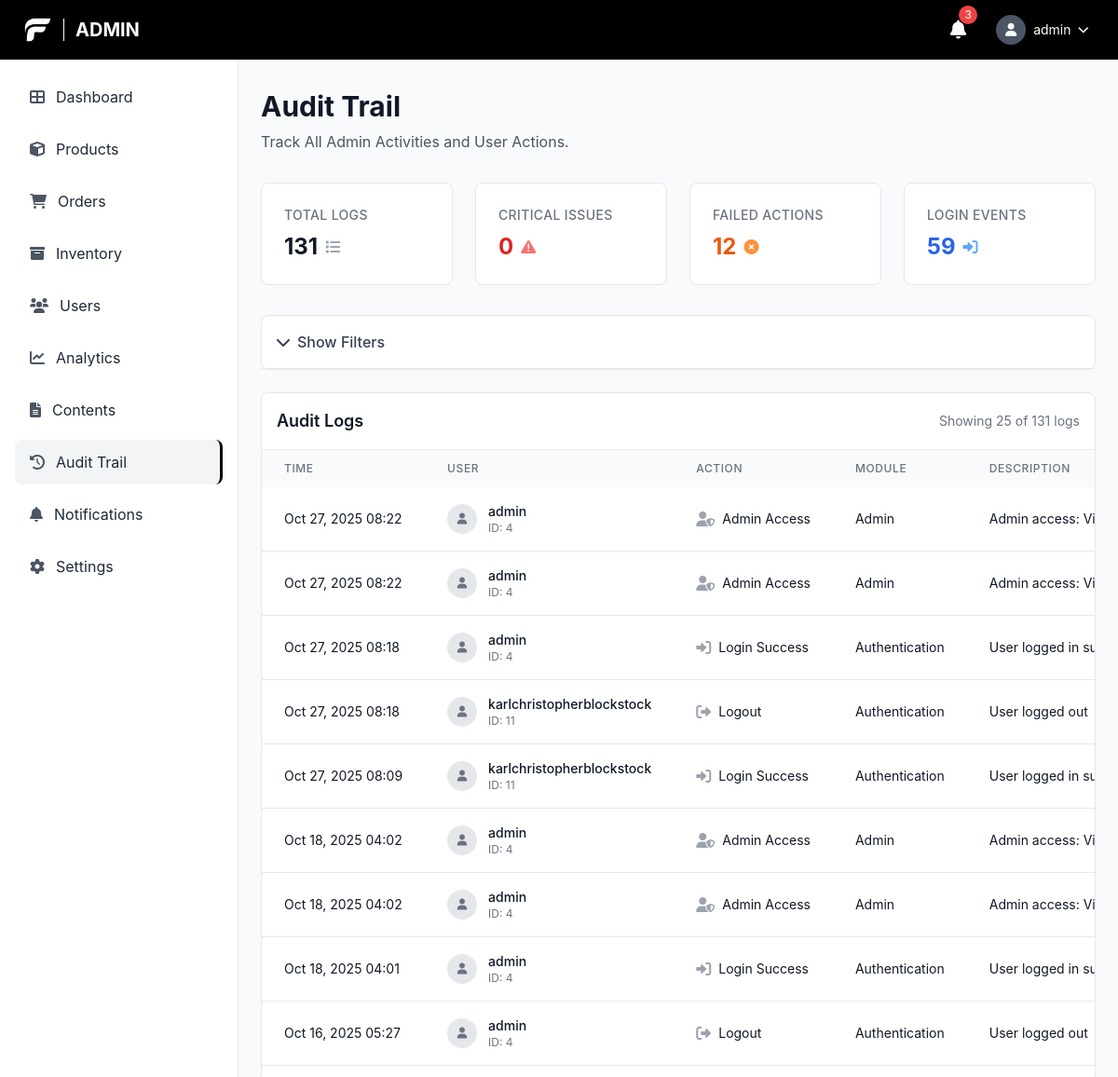
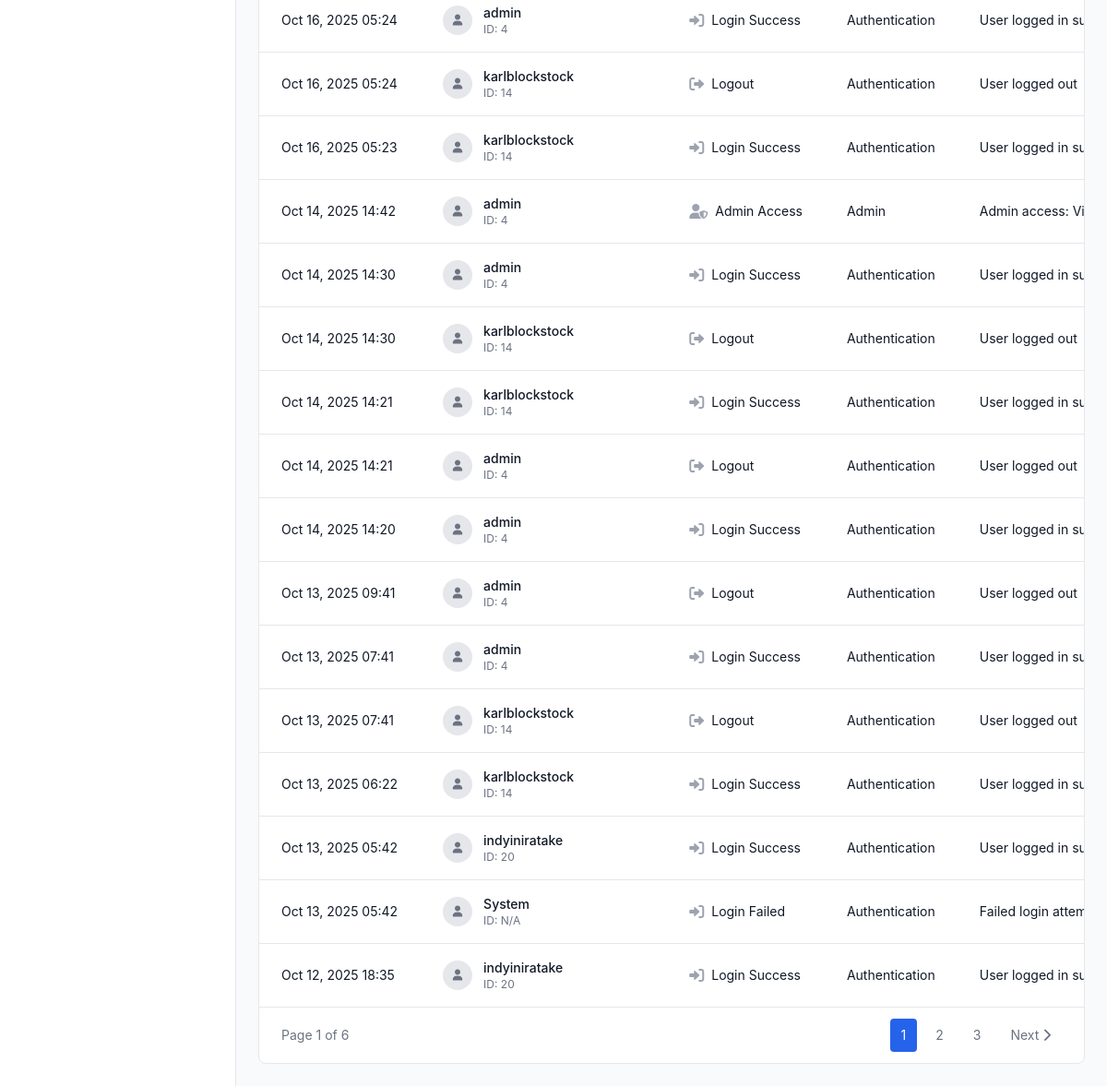
/admin/audit_logs.php (signed in), run on the app's committed database (2 pictures, top to bottom).
### tables this page shows
CREATE TABLE `audit_logs` (
  `audit_id` bigint(20) UNSIGNED NOT NULL,
  `user_id` bigint(20) UNSIGNED DEFAULT NULL COMMENT 'ID of the user who performed the action',
  `username` varchar(100) DEFAULT NULL COMMENT 'Username for quick reference',
  `action_type` enum('login_success','login_failed','logout','password_change','password_reset_request','password_reset_complete','profile_update','user_create','user_update','user_delete','user_status_change','product_create','product_update','product_delete','product_status_change','inventory_adjustment','order_create','order_update','order_status_change','order_cancel','order_refund','payment_process','payment_refund','promo_create','promo_update','promo_delete','promo_status_change','category_create','category_update','category_delete','subcategory_create','subcategory_update','subcategory_delete','shipping_fee_update','system_settings_change','admin_access','data_export','data_import','content_create','content_update','content_delete','content_archive','content_publish','other') NOT NULL COMMENT 'Type of action performed',
  `module` varchar(50) NOT NULL COMMENT 'Module/feature where action occurred (e.g., users, products, orders)',
  `description` text NOT NULL COMMENT 'Detailed description of the action',
  `old_values` longtext DEFAULT NULL COMMENT 'JSON of old values before change',
  `new_values` longtext DEFAULT NULL COMMENT 'JSON of new values after change',
  `ip_address` varchar(45) DEFAULT NULL COMMENT 'IP address of the user',
  `user_agent` text DEFAULT NULL COMMENT 'User agent string',
  `reference_id` bigint(20) UNSIGNED DEFAULT NULL COMMENT 'ID of the record being modified (e.g., product_id, order_id)',
  `reference_type` varchar(50) DEFAULT NULL COMMENT 'Type of reference (e.g., product, order, user)',
  `severity` enum('low','medium','high','critical') NOT NULL DEFAULT 'low' COMMENT 'Severity level of the action',
  `status` enum('success','failed','warning') NOT NULL DEFAULT 'success' COMMENT 'Status of the action',
  `created_at` timestamp NOT NULL DEFAULT current_timestamp()
);

### admin/audit_logs.php (the view, shortened to what the rows shown need)
<?php
require_once '../config/database.php';
require_once '../config/audit_logger.php';
$auditLogger = new AuditLogger();
$auditLogger->logAdminAccess('Viewed audit logs', 'Accessed audit trail page');
$filters = [
    'user_id' => $_GET['user_id'] ?? '',
    'action_type' => $_GET['action_type'] ?? '',
    'module' => $_GET['module'] ?? '',
    'severity' => $_GET['severity'] ?? '',
    'date_from' => $_GET['date_from'] ?? '',
    'date_to' => $_GET['date_to'] ?? '',
    'search' => $_GET['search'] ?? ''
];
$filters = array_filter($filters, function($value) {
    return $value !== '';
});
$page = max(1, (int)($_GET['page'] ?? 1));
$limit = 25;
$offset = ($page - 1) * $limit;
$logs = $auditLogger->getLogs($filters, $limit, $offset);
function getActionTypeIcon($actionType) {
    if (strpos($actionType, 'login') !== false) return 'fas fa-sign-in-alt';
    if (strpos($actionType, 'logout') !== false) return 'fas fa-sign-out-alt';
    if (strpos($actionType, 'admin') !== false) return 'fas fa-user-shield';
    return 'fas fa-circle';
}
?>
<!DOCTYPE html>
<html lang="en">
<head>
    <script src="https://cdn.tailwindcss.com"></script>
    <link href="https://cdnjs.cloudflare.com/ajax/libs/font-awesome/6.0.0/css/all.min.css" rel="stylesheet">
    <link rel="stylesheet" href="../css/style.css">
</head>
<body class="font-body bg-gray-50">
    <header class="bg-black text-white fixed top-0 left-0 right-0 z-50 h-16 flex items-center justify-between px-6">
        <div class="flex items-center space-x-3">
            <h1 class="text-xl font-bold uppercase">Admin</h1>
        </div>
    </header>
    <main class="ml-64 pt-16 pb-6 px-6 pt-24">
        <div class="mb-8">
            <h1 class="text-3xl font-bold text-gray-900 mb-2">Audit Trail</h1>
        </div>
        <div class="bg-white rounded-lg border border-gray-200 overflow-hidden">
            <?php if (empty($logs)): ?>
                <div class="text-center py-12">
                    <i class="fas fa-history text-4xl text-gray-300 mb-4"></i>
                    <p class="text-gray-500 text-lg">No audit logs found</p>
                    <p class="text-gray-400 text-sm">Try adjusting your filters or check back later</p>
                </div>
            <?php else: ?>
                <div class="overflow-x-auto">
                    <table class="w-full">
                        <thead class="bg-gray-50">
                            <tr>
                                <th class="px-6 py-3 text-left text-xs font-medium text-gray-500 uppercase tracking-wider">Time</th>
                                <th class="px-6 py-3 text-left text-xs font-medium text-gray-500 uppercase tracking-wider">User</th>
                                <th class="px-6 py-3 text-left text-xs font-medium text-gray-500 uppercase tracking-wider">Action</th>
                                <th class="px-6 py-3 text-left text-xs font-medium text-gray-500 uppercase tracking-wider">Module</th>
                                <th class="px-6 py-3 text-left text-xs font-medium text-gray-500 uppercase tracking-wider">Description</th>
                            </tr>
                        </thead>
                        <tbody class="bg-white divide-y divide-gray-200">
                            <?php foreach ($logs as $log): ?>
                                <tr class="log-row">
                                    <td class="px-6 py-4 whitespace-nowrap text-sm text-gray-900">
                                        <?php echo date('M j, Y H:i', strtotime($log['created_at'])); ?>
                                    </td>
                                    <td class="px-6 py-4 whitespace-nowrap">
                                        <div class="flex items-center">
                                            <div class="w-8 h-8 bg-gray-200 rounded-full flex items-center justify-center mr-3">
                                                <i class="fas fa-user text-gray-500 text-xs"></i>
                                            </div>
                                            <div>
                                                <div class="text-sm font-medium text-gray-900">
                                                    <?php echo htmlspecialchars($log['username'] ?: 'System'); ?>
                                                </div>
                                                <div class="text-xs text-gray-500">
                                                    ID: <?php echo $log['user_id'] ?: 'N/A'; ?>
                                                </div>
                                            </div>
                                        </div>
                                    </td>
                                    <td class="px-6 py-4 whitespace-nowrap">
                                        <div class="flex items-center">
                                            <i class="<?php echo getActionTypeIcon($log['action_type']); ?> text-gray-400 mr-2"></i>
                                            <span class="text-sm text-gray-900">
                                                <?php echo ucwords(str_replace('_', ' ', $log['action_type'])); ?>
                                            </span>
                                        </div>
                                    </td>
                                    <td class="px-6 py-4 whitespace-nowrap text-sm text-gray-900">
                                        <?php echo ucwords(str_replace('_', ' ', $log['module'])); ?>
                                    </td>
                                    <td class="px-6 py-4 text-sm text-gray-900 max-w-xs truncate">
                                        <?php echo htmlspecialchars($log['description']); ?>
                                    </td>
                                </tr>
                            <?php endforeach; ?>
                        </tbody>
                    </table>
                </div>
            <?php endif; ?>
        </div>
    </main>
</body>
</html>

### data on the page
audit_logs: created_at "Oct 27, 2025 08:22", username "admin", user "4", action_type "Admin Access", module "Admin", description "Admin access: Viewed audit logs - Acc…"
audit_logs: created_at "Oct 27, 2025 08:22", username "admin", user "4", action_type "Admin Access", module "Admin", description "Admin access: Viewed audit logs - Acc…"
audit_logs: created_at "Oct 27, 2025 08:18", username "admin", user "4", action_type "Login Success", module "Authentication", description "User logged in…"
audit_logs: created_at "Oct 27, 2025 08:18", username "karlchristopherblockstock", user "11", action_type "Logout", module "Authentication", description "User logged out"
audit_logs: created_at "Oct 27, 2025 08:09", username "karlchristopherblockstock", user "11", action_type "Login Success", module "Authentication", description "User logged in…"
audit_logs: created_at "Oct 18, 2025 04:02", username "admin", user "4", action_type "Admin Access", module "Admin", description "Admin access: Viewed audit logs - Acc…"
audit_logs: created_at "Oct 18, 2025 04:02", username "admin", user "4", action_type "Admin Access", module "Admin", description "Admin access: Viewed audit logs - Acc…"
audit_logs: created_at "Oct 18, 2025 04:01", username "admin", user "4", action_type "Login Success", module "Authentication", description "User logged in…"
audit_logs: created_at "Oct 16, 2025 05:27", username "admin", user "4", action_type "Logout", module "Authentication", description "User logged out"
audit_logs: created_at "Oct 16, 2025 05:24", username "admin", user "4", action_type "Login Success", module "Authentication", description "User logged in…"
audit_logs: created_at "Oct 16, 2025 05:24", username "karlblockstock", user "14", action_type "Logout", module "Authentication", description "User logged out"
audit_logs: created_at "Oct 16, 2025 05:23", username "karlblockstock", user "14", action_type "Login Success", module "Authentication", description "User logged in…"
audit_logs: created_at "Oct 14, 2025 14:42", username "admin", user "4", action_type "Admin Access", module "Admin", description "Admin access: Viewed audit logs - Acc…"
audit_logs: created_at "Oct 14, 2025 14:30", username "admin", user "4", action_type "Login Success", module "Authentication", description "User logged in…"
audit_logs: created_at "Oct 14, 2025 14:30", username "karlblockstock", user "14", action_type "Logout", module "Authentication", description "User logged out"
audit_logs: created_at "Oct 14, 2025 14:21", username "karlblockstock", user "14", action_type "Login Success", module "Authentication", description "User logged in…"
audit_logs: created_at "Oct 14, 2025 14:21", username "admin", user "4", action_type "Logout", module "Authentication", description "User logged out"
audit_logs: created_at "Oct 14, 2025 14:20", username "admin", user "4", action_type "Login Success", module "Authentication", description "User logged in…"
audit_logs: created_at "Oct 13, 2025 09:41", username "admin", user "4", action_type "Logout", module "Authentication", description "User logged out"
audit_logs: created_at "Oct 13, 2025 07:41", username "admin", user "4", action_type "Login Success", module "Authentication", description "User logged in…"
audit_logs: created_at "Oct 13, 2025 07:41", username "karlblockstock", user "14", action_type "Logout", module "Authentication", description "User logged out"
audit_logs: created_at "Oct 13, 2025 06:22", username "karlblockstock", user "14", action_type "Login Success", module "Authentication", description "User logged in…"
audit_logs: created_at "Oct 13, 2025 05:42", username "indyiniratake", user "20", action_type "Login Success", module "Authentication", description "User logged in…"
audit_logs: created_at "Oct 13, 2025 05:42", username "System", user "N/A", action_type "Login Failed", module "Authentication", description "Failed login…"
audit_logs: created_at "Oct 12, 2025 18:35", username "indyiniratake", user "20", action_type "Login Success", module "Authentication", description "User logged in…"

### other printed values
$_SESSION['username'] "admin"
$stats['total_logs'] "131"
$stats['critical_logs'] "0"
$stats['failed_logs'] "12"
$stats['login_logs'] "59"
count($logs) "25"
$totalLogs "131"
$page "1"
$totalPages "6"
